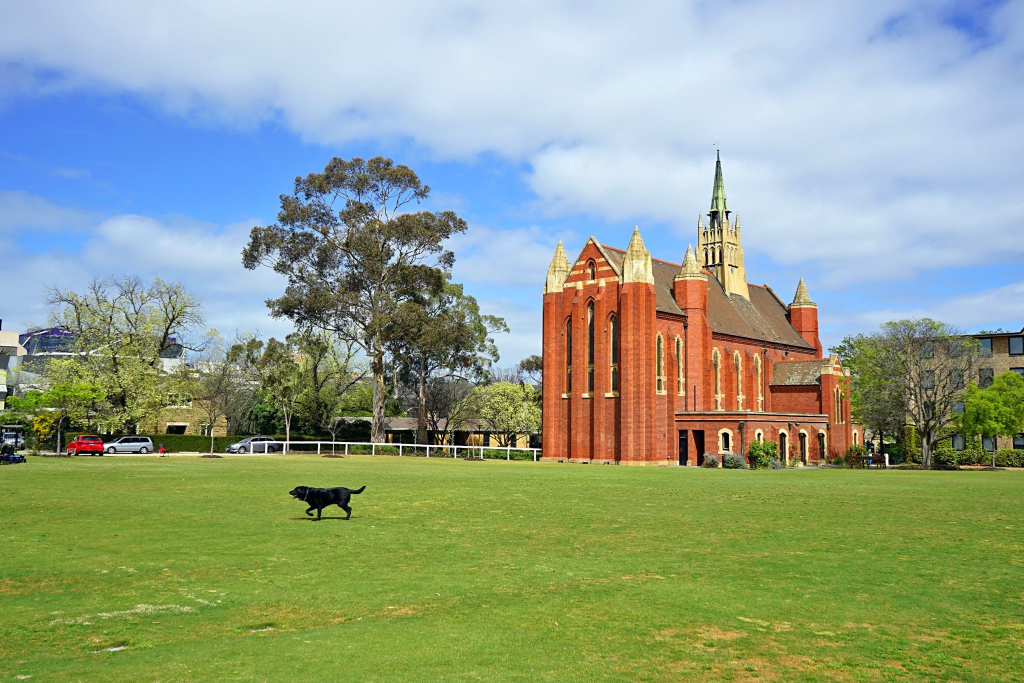
#> input picture assets/img/posts/cate.jpg, 2048 x 1366 px, found by its file name (shown at 1/2 size)
$ jupyter execute '压缩图片.ipynb'
#> lines starting #> are read from the running program, lines starting #| are printed output that depends on the picture; pictures that were not available may be replaced by others from this repository, and a replacement may not be noted
[cell 1]
import os
import cv2

[cell 2]
img = cv2.imread('/Users/yuhandan/Documents/GitHub/HandanYU.github.io/assets/img/posts/cate.jpg')
#> img is the input picture: shape (1366, 2048, 3); mean B, G, R 137.8, 160.5, 145.1

[cell 3]
img.shape
#> Out = (1366, 2048, 3)

[cell 4]
def reSize(infile,outfile,size):
    im = cv2.imread(infile)
    out = cv2.resize(im,size , interpolation=cv2.INTER_AREA)
    cv2.imwrite(outfile, out)

[cell 5]
reSize('/Users/yuhandan/Documents/GitHub/HandanYU.github.io/assets/img/posts/cate.jpg',
       '/Users/yuhandan/Documents/GitHub/HandanYU.github.io/assets/img/posts/cate1.jpg',(1599,1125))
#> in reSize, `out = cv2.resize(im,size , interpolation=cv2.INTER_AREA)`:
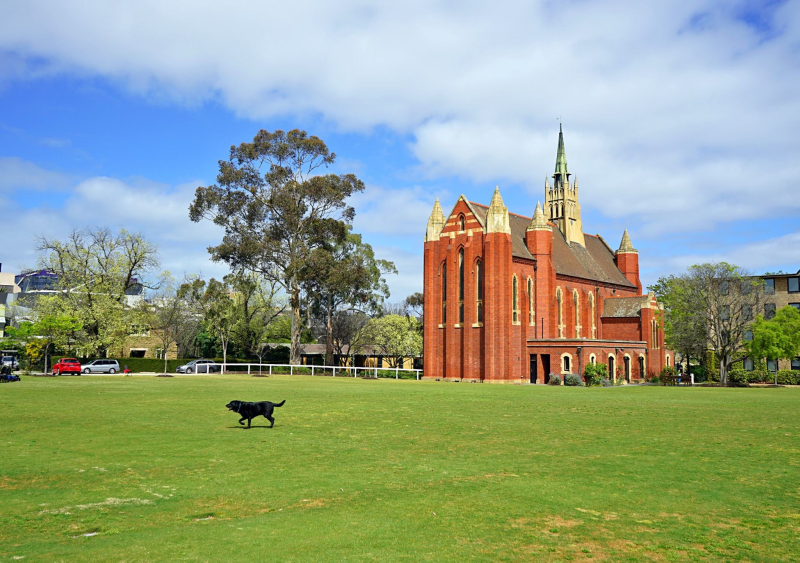
#> out: shape (1125, 1599, 3) (shown at 1/2 size); mean B, G, R 137.8, 160.5, 145.1

[cell 6]
import cv2
def reSize(infile,outfile,size):
    im = cv2.imread(infile)
    out = cv2.resize(im,size , interpolation=cv2.INTER_AREA)
    cv2.imwrite(outfile, out)
outfile_dict = {'lg':(1999,1125),'md':(991,557),'placehold':(230,129),'sm':(767,431),'thumb':(535,301),'thumb@2x':(1070,602),'xs':(575,323)}

[cell 7]
infile = './img/favicon.png'
outfile = './img_new/android-chrome-192x192.png'
reSize(infile,outfile,(192,192))
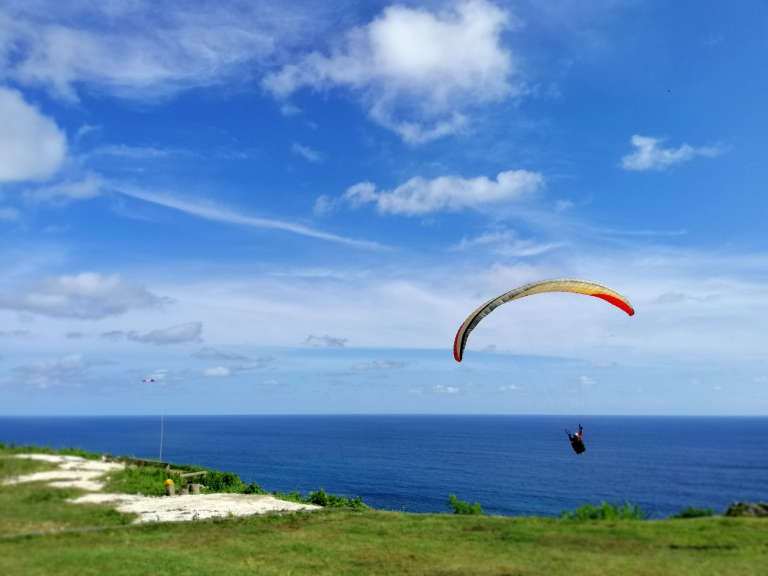
#> input picture assets/img/posts/Leetcode刷题.jpg, 2304 x 1728 px, given in place of favicon.png, which was not available (shown at 1/3 size)
#> in reSize, im is the input picture: shape (1728, 2304, 3); mean B, G, R 185.1, 144.4, 102.9
#> in reSize, `out = cv2.resize(im,size , interpolation=cv2.INTER_AREA)`:
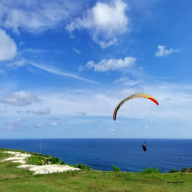
#> out: shape (192, 192, 3); mean B, G, R 185.1, 144.4, 102.9

[cell 8]
for file in os.listdir('./img'):
    Name = file.split('.')[0]
    infile = './img/'+file
    print('+++++++++++++++')
    print(infile)
    if '.jpg' in infile or '.jpeg' in infile:
        for i,j in outfile_dict.items():
            outfile = './img_new/'+Name+f'_{i}.jpg'
            print(i,j)
            reSize(infile,outfile,j)
            print(True)

[cell 9]
# from PIL import Image
import cv2

def read_img(frompath):
    # return Image.open(frompath)
    return cv2.imread(frompath)

def resize_one(img, size, outpath):
    # out = img.resize(size)
    # out.save(outpath)
    out = cv2.resize(img, size, interpolation=cv2.INTER_AREA)
    cv2.imwrite(outpath, out)

def resize_all(img, tasks):
    for (size, outpath) in tasks:
        resize_one(img, size, outpath)

def build_tasks(prefix, sizes):
    t = []
    for (x, y) in sizes:
        t.append(((x, y), prefix + '-' + str(x) + 'x' + str(y) + '.ico'))
    return t
def square_tasks(widths):
    t = []
    for w in widths:
        t.append((w, w))
    return t

def main():
    s = [16,32,150,192,256]
    p = 'favicon'
    i = './favicon.jpg'
    t = build_tasks(p, square_tasks(s))
    img = read_img(i)
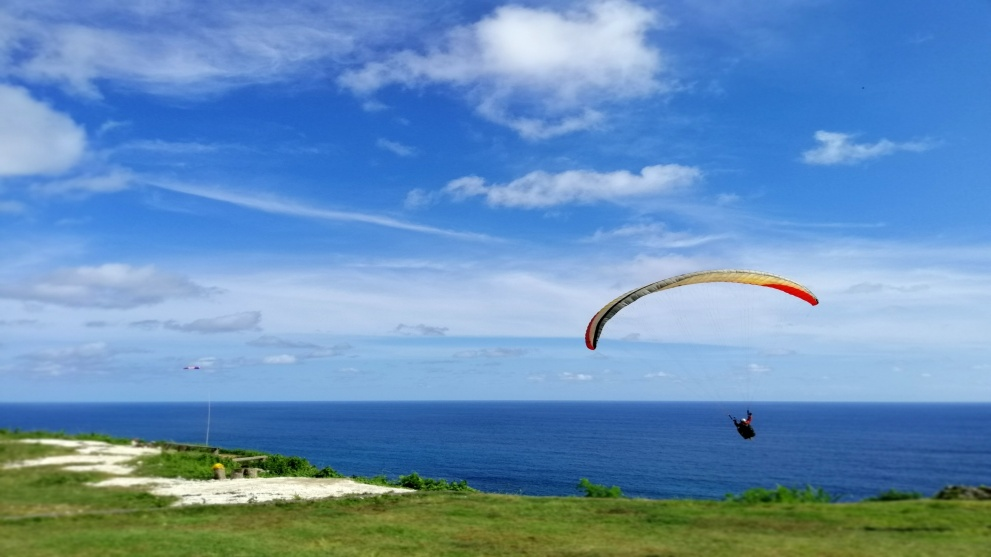
#> input picture assets/img/posts/Leetcode刷题_md.jpg, 991 x 557 px, given in place of favicon.jpg, which was not available
#> in read_img, returned value is the input picture: shape (557, 991, 3); mean B, G, R 185.1, 144.4, 103
    resize_all(img, t)
#> the loop in resize_all, `for (size, outpath) in tasks:` made 5 passes
#> pass 2, in resize_one (call 2), `out = cv2.resize(img, size, interpolation=cv2.INTER_AREA)`:
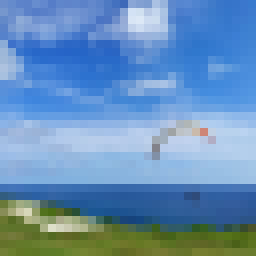
#> out: shape (32, 32, 3) (shown 8 times larger); mean B, G, R 185.1, 144.4, 103
#> pass 3, in resize_one (call 3), `out = cv2.resize(img, size, interpolation=cv2.INTER_AREA)`:
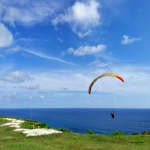
#> out: shape (150, 150, 3); mean B, G, R 185.1, 144.4, 103

if __name__ == '__main__':
    main()
